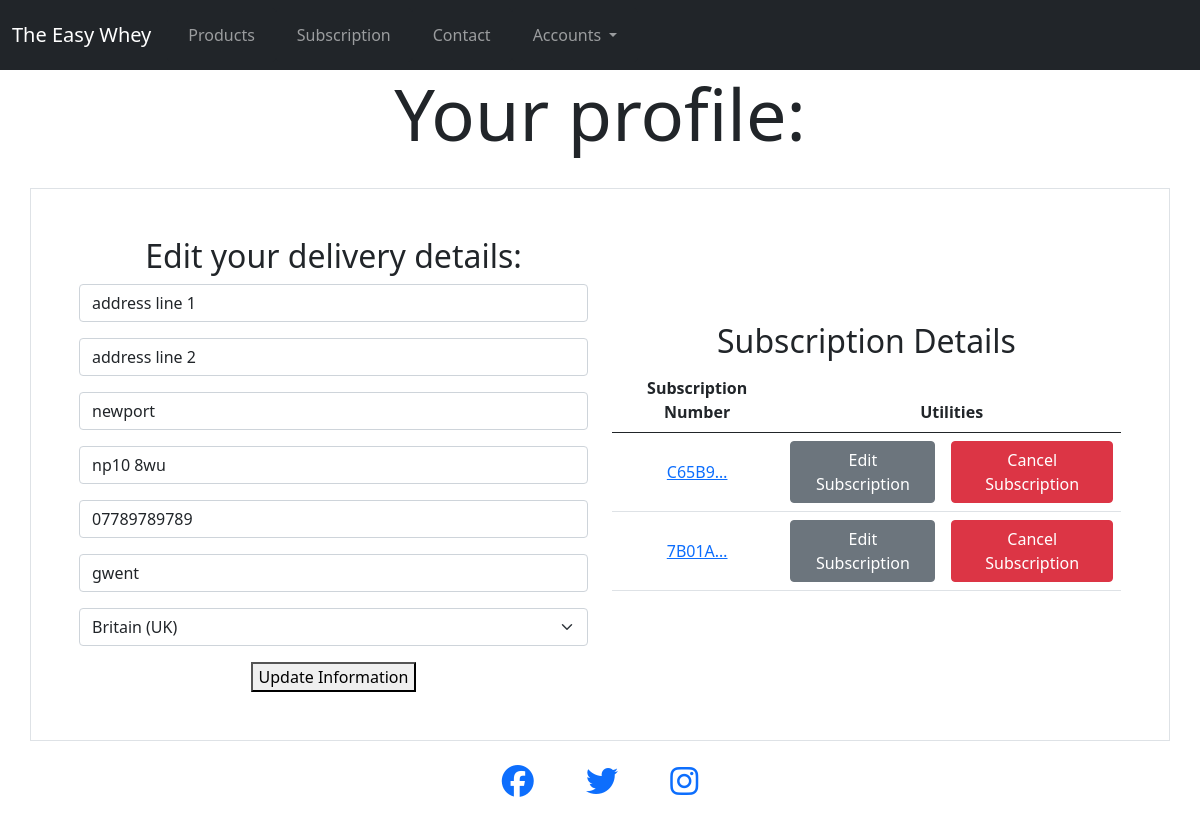
The page /profile/ (signed in) on the database as committed earlier.
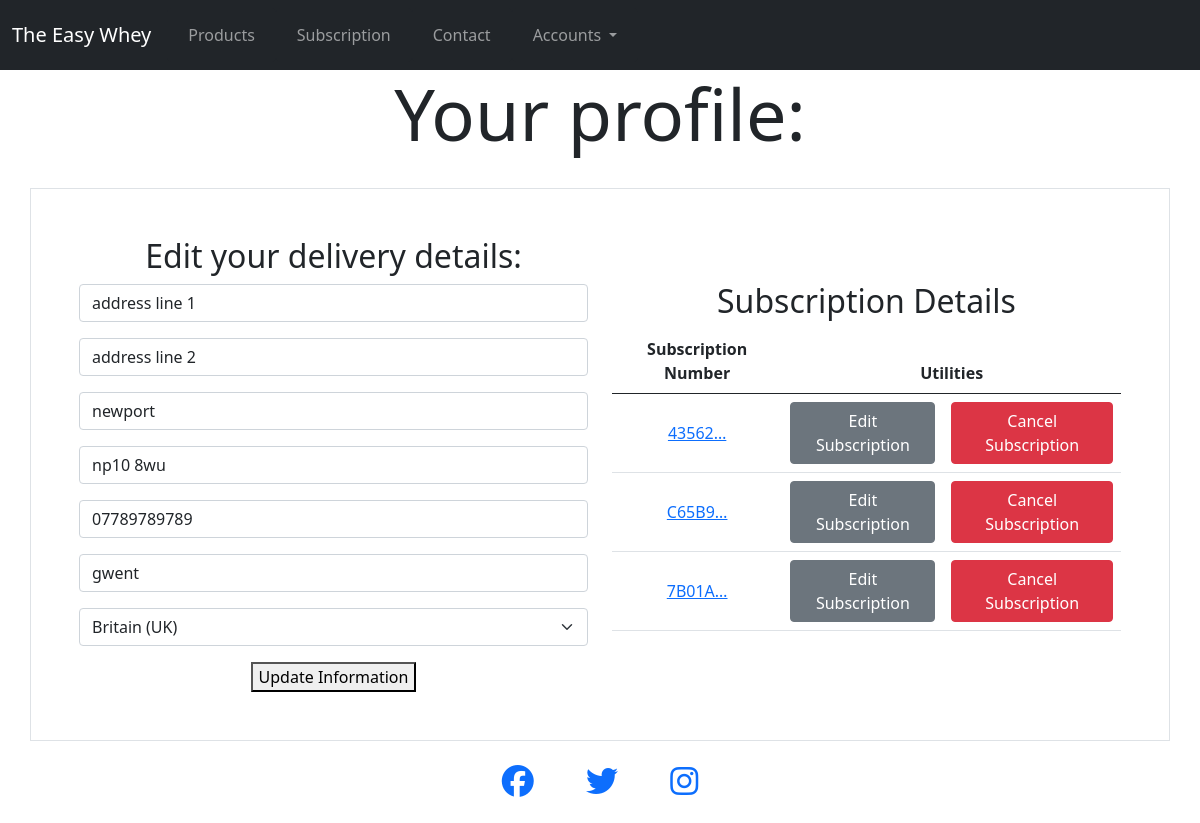
The same page on the database as committed later.
### subscription/models.py (models this page shows, shortened)
class Subscription(models.Model):
    subscription_number = models.CharField(max_length=32, null=False, editable=False)
    user_profile = models.ForeignKey(UserProfile, on_delete=models.SET_NULL, null=True, blank=True, related_name="subscriptions")
    full_name = models.CharField(max_length=50, null=False, blank=False)
    email = models.EmailField(max_length=200, null=False, blank=False)
    phone_number = models.CharField(max_length=50, null=False, blank=False)
    address_one = models.CharField(max_length=100, null=False, blank=False)
    address_two = models.CharField(max_length=100, null=False, blank=False)
    postcode = models.CharField(max_length=50, null=True, blank=True)
    town_city = models.CharField(max_length=50, null=False, blank=False)
    county = models.CharField(max_length=50, null=True, blank=True)
    country = CountryField(blank_label="Country *", null=False, blank=False)
    date = models.DateTimeField(auto_now_add=True)
    total_cost = models.DecimalField(max_digits=10, decimal_places=2, null=False, blank=False, default=0)
    subscription_start_date = models.DateField(null=True, blank=True)
    subscription_end_date = models.DateField(null=True, blank=True)
    is_paid = models.BooleanField(default=False)

### profiles/views.py (the view)
# urls.py: path('profile/', views.profile, name="profile"),
@login_required
def profile(request):
    profile = get_object_or_404(UserProfile, user=request.user)
    if request.method == "POST":
        form = UserProfileForm(request.POST, instance=profile)
        if form.is_valid():
            form.save()
            messages.success(request, "Profile saved.")
    form = UserProfileForm(instance=profile)
    subscriptions = profile.subscriptions.all()
    context = {
        "form": form,
        "subscriptions": subscriptions,
    }
    return render(request, "profiles/profile.html", context)

### profiles/forms.py
class UserProfileForm(forms.ModelForm):
    class Meta:
        model = UserProfile
        exclude = ("user",)
    def __init__(self, *args, **kwargs):
        super().__init__(*args, **kwargs)
        placeholders = {
            "default_address_one": "Street Address 1",
            "default_address_two": "Street Address 2",
            "default_town_city": "Town or City",
            "default_postcode": "Postcode",
            "default_phone_number": "Phone Number",
            "default_county": "County",
            "default_country": "County",
        }
        self.fields["default_address_one"].widget.attrs["autofocus"] = True
        for field in self.fields:
            if self.fields[field].required:
                placeholder = f"{placeholders[field]} *"
            else:
                placeholder = placeholders[field]
            self.fields[field].widget.attrs["placeholder"] = placeholder
            self.fields[field].label = False

### templates/profiles/profile.html (shortened to what this page needs)
{% extends 'base.html' %}
{% load static %}
{% block header %}
<div class="container-fluid">
    <div class="row">
        <div class="col text-center">
            <h2 class="display-2">Your profile:</h2>
        </div>
    </div>
</div>
{% endblock %}
{% block content %}
<div class="container border py-5 px-5 mt-4">
    <div class="row justify-content-center align-items-center">
        <div class="col-md-6 text-center">
            <h2>Edit your delivery details:</h2>
            <form action="{% url 'profile' %}" method="POST" id="profile-delivery-form">
                {{ form | crispy }}
                <button type="submit">Update Information</button>
            </form>
        </div>
        <div class="col-md-6 text-center">
            <h2>Subscription Details</h2>
            <table class="table table-hover align-middle">
                <thead>
                    <tr>
                        <th scope="col">Subscription Number</th>
                        <th colspan="2" scope="col">Utilities</th>
                    </tr>
                </thead>
                <tbody>
                    {% for subscription in subscriptions %}
                    <tr>
                        <td><a href="{% url 'subscription_history' subscription.subscription_number %}"
                                title="{{ subscription.subscription_number }}">{{ subscription.subscription_number|truncatechars:6 }}</a>
                        </td>
                        <td><a class="btn btn-secondary" href="">Edit Subscription</a></td>
                        <td><button type="button" class="btn btn-danger" data-bs-toggle="modal"
                                data-bs-target="#staticBackdrop{{ forloop.counter }}">
                                Cancel Subscription
                            </button>
                        </td>
                    </tr>
                    {% endfor %}
                </tbody>
            </table>
        </div>
    </div>
</div>
{% endblock %}

Rows that differ between the two databases and show on the page:
now on this page (row edited): Subscription: subscription_number "43562…"
